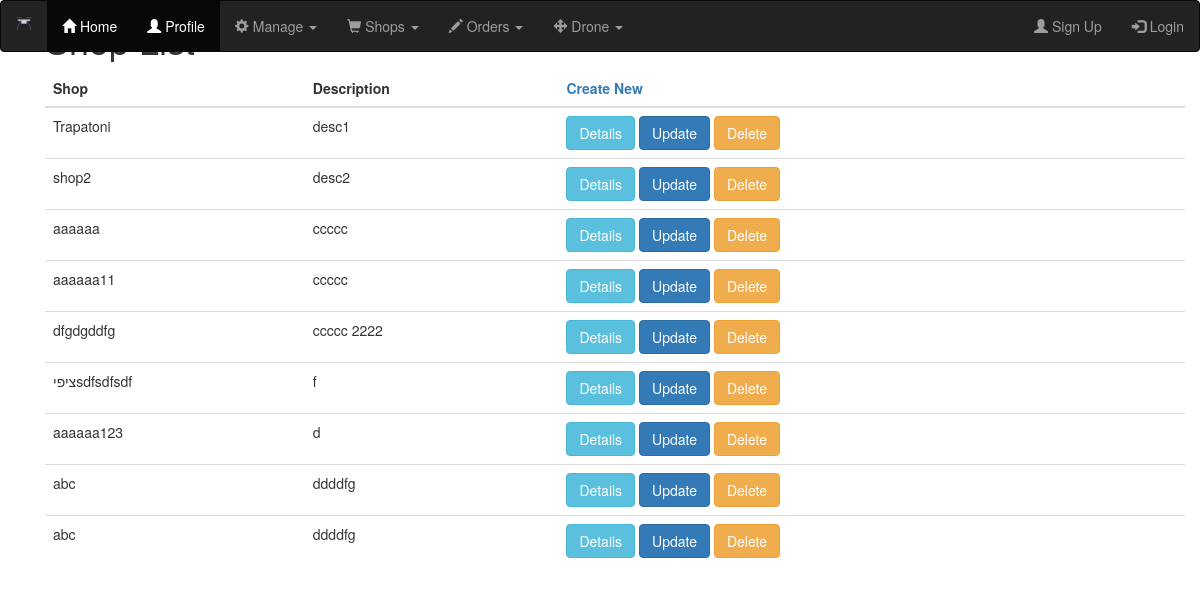
Screenshot of /shops/shop_list with the database file from the repository.
### shops/models.py (models this page shows, shortened)
class Shop(models.Model):
    name = models.CharField(max_length=25)
    description = models.CharField(blank=True, max_length=50)
    address = models.CharField(max_length=50)
    active = models.BooleanField(blank=False,default=False)
    service_site = models.ForeignKey(ServiceSite,related_name='Shops',null=True,on_delete=models.CASCADE)
    menu = models.ForeignKey(Menu,related_name='menu',null=True,on_delete=models.CASCADE)

### shops/views.py (the view)
# urls.py: path('shop_list',ShopList.as_view(),name='shop_list'),
class ShopList(ListView):
    model = Shop

### shops/templates/shops/shop_list.html
<!DOCTYPE html>
{% extends "base.html" %}
{% load crispy_forms_tags %}
{% load static %}
{% block content %}
<div class="container">
  <h1>Shop List</h1>
<table class="table">
  <thead>
    <th>Shop</th><th>Description</th><th class='right_handed'> <a href="{% url 'shops:shop_create' %}">Create New</a></th>
  </thead>
  <tbody>
  {% for shop in object_list %}
    <tr class="default">
      <td>{{ shop.name }}</td>
      <td>{{ shop.description }}</td>
      <td> <a href="shop/{{shop.id}}"><button type="button" class="btn btn-info">Details</button></a>
        <a href="{% url 'shops:shop_update' shop.id %}"><button type="button" class="btn btn-primary">Update</button></a>
        <a href="{% url 'shops:shop_delete' shop.id %}"><button type="button" class="btn btn-warning">Delete</button></a>
      </td>
    </tr>
  {% endfor %}
</tbody>
</table>
</div>
{% endblock %}

### rows the page displays
Shop: name "Trapatoni", description "desc1"
Shop: name "shop2", description "desc2"
Shop: name "aaaaaa", description "ccccc"
Shop: name "aaaaaa11", description "ccccc"
Shop: name "dfgdgddfg", description "ccccc 2222"
Shop: name "ציפיsdfsdfsdf", description "f"
Shop: name "aaaaaa123", description "d"
Shop: name "abc", description "ddddfg"
Shop: name "abc", description "ddddfg"
